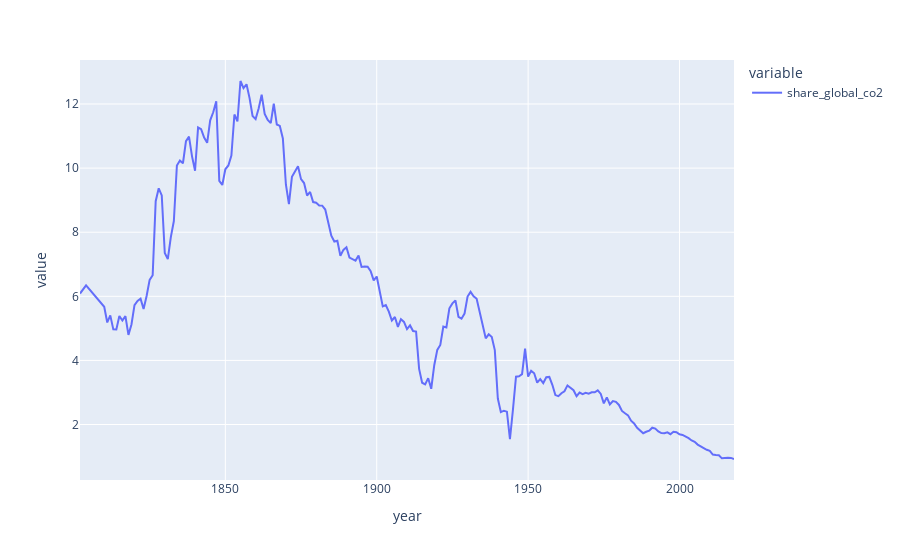

Notebook cell for this chart:
### Code cell
fig = px.line(data,x="year",y=['share_global_co2'],
              #labels={"value":"Temperature(°C)"},title="Line plots for data"
             )
fig.show()

### Figure 1 — Plotly figure (JSON) as saved in the notebook; plotly's stock layout.template omitted (floating-point values rounded to 4 significant figures; data arrays with more than 128 entries replaced by an {"elided": "..."} marker saying what was removed)
{"data": [{"hovertemplate": "variable=share_global_co2<br>year=%{x}<br>value=%{y}<extra></extra>", "legendgroup": "share_global_co2", "line": {"color": "#636efa", "dash": "solid"}, "mode": "lines", "name": "share_global_co2", "orientation": "v", "showlegend": true, "type": "scatter", "x": {"elided": "211 int values"}, "xaxis": "x", "y": {"elided": "211 float values"}, "yaxis": "y"}], "layout": {"legend": {"title": {"text": "variable"}, "tracegroupgap": 0}, "margin": {"t": 60}, "xaxis": {"anchor": "y", "domain": [0, 1], "title": {"text": "year"}}, "yaxis": {"anchor": "x", "domain": [0, 1], "title": {"text": "value"}}}}
